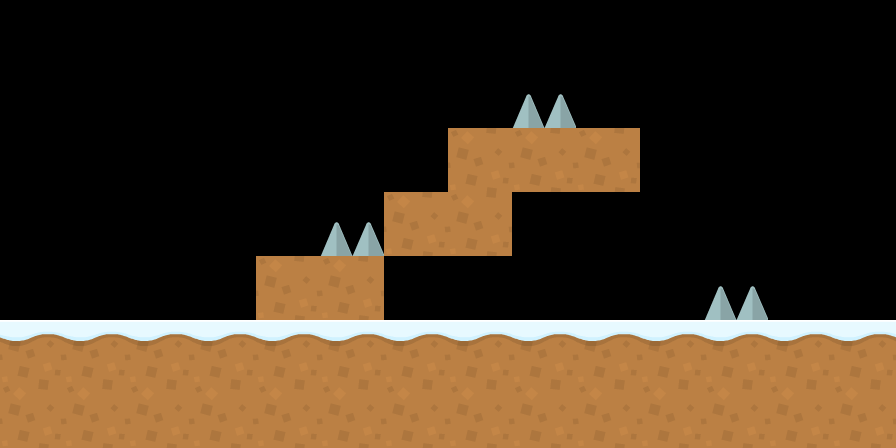

A level layout from a 2D game, rendered from its tile map. Below: a short description, then the map file with its tile-grid data intact:
An orthogonal 14x7 tile map with 64x64 px tiles, 1 tile layer (Platforms).

<map version="1.2" tiledversion="1.3.3" orientation="orthogonal" renderorder="right-down" width="14" height="7" tilewidth="64" tileheight="64" infinite="0" nextlayerid="9" nextobjectid="5">
 <editorsettings>
  <export target="level1.json" format="json" />
 </editorsettings>
 <tileset firstgid="1" name="kenney_simple_platformer" tilewidth="64" tileheight="64" tilecount="98" columns="14">
  <image source="../tilesets/platformPack_tilesheet.png" width="896" height="448" />
 </tileset>
 <layer id="7" name="Platforms" width="14" height="7">
  <data encoding="csv">
0,0,0,0,0,0,0,0,0,0,0,0,0,0,
0,0,0,0,0,0,0,0,71,0,0,0,0,0,
0,0,0,0,0,0,0,4,4,4,0,0,0,0,
0,0,0,0,0,71,4,4,0,0,0,0,0,0,
0,0,0,0,4,4,0,0,0,0,0,71,0,0,
3,3,3,3,3,3,3,3,3,3,3,3,3,3,
4,4,4,4,4,4,4,4,4,4,4,4,4,4
</data>
 </layer>
 <objectgroup id="8" name="Spikes" />
</map>
